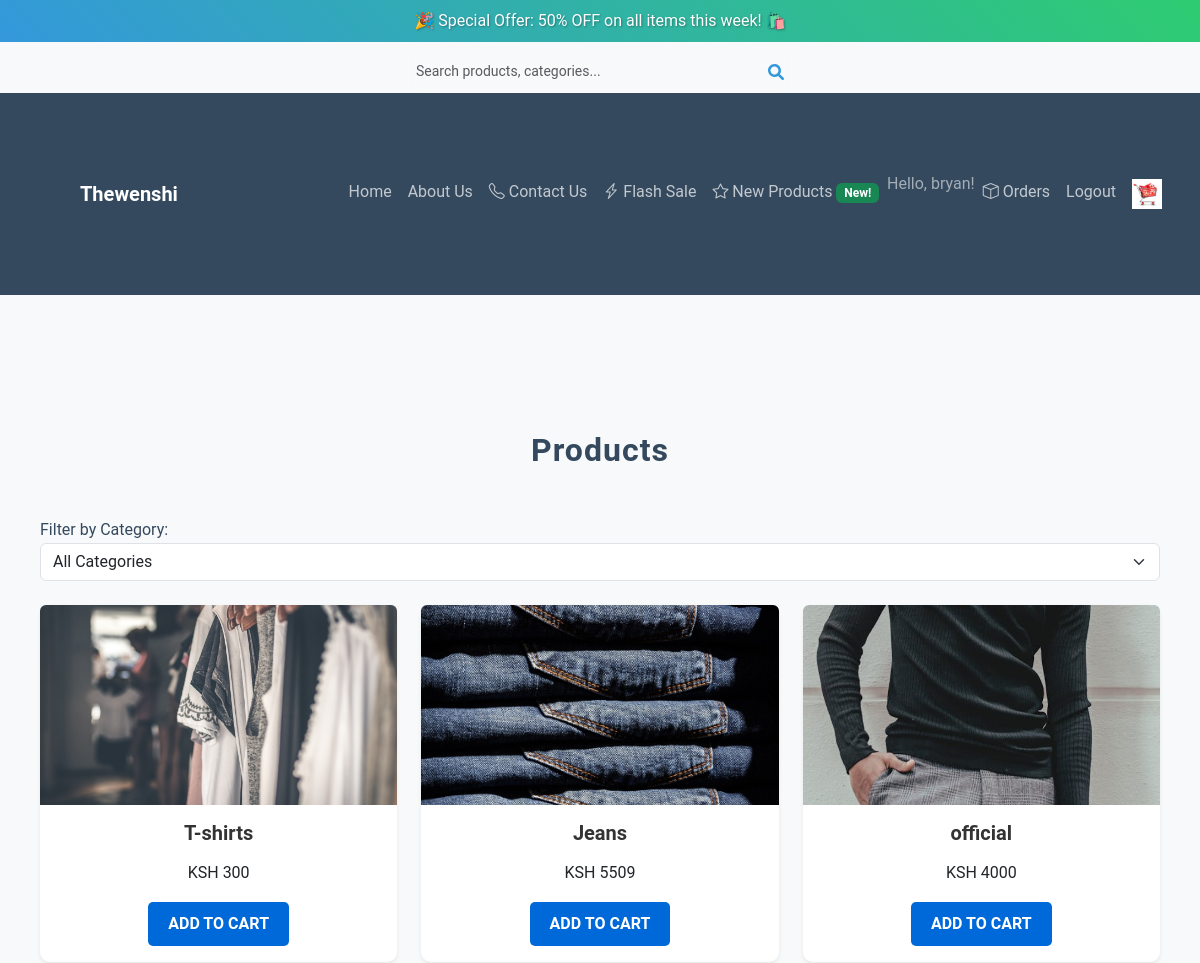
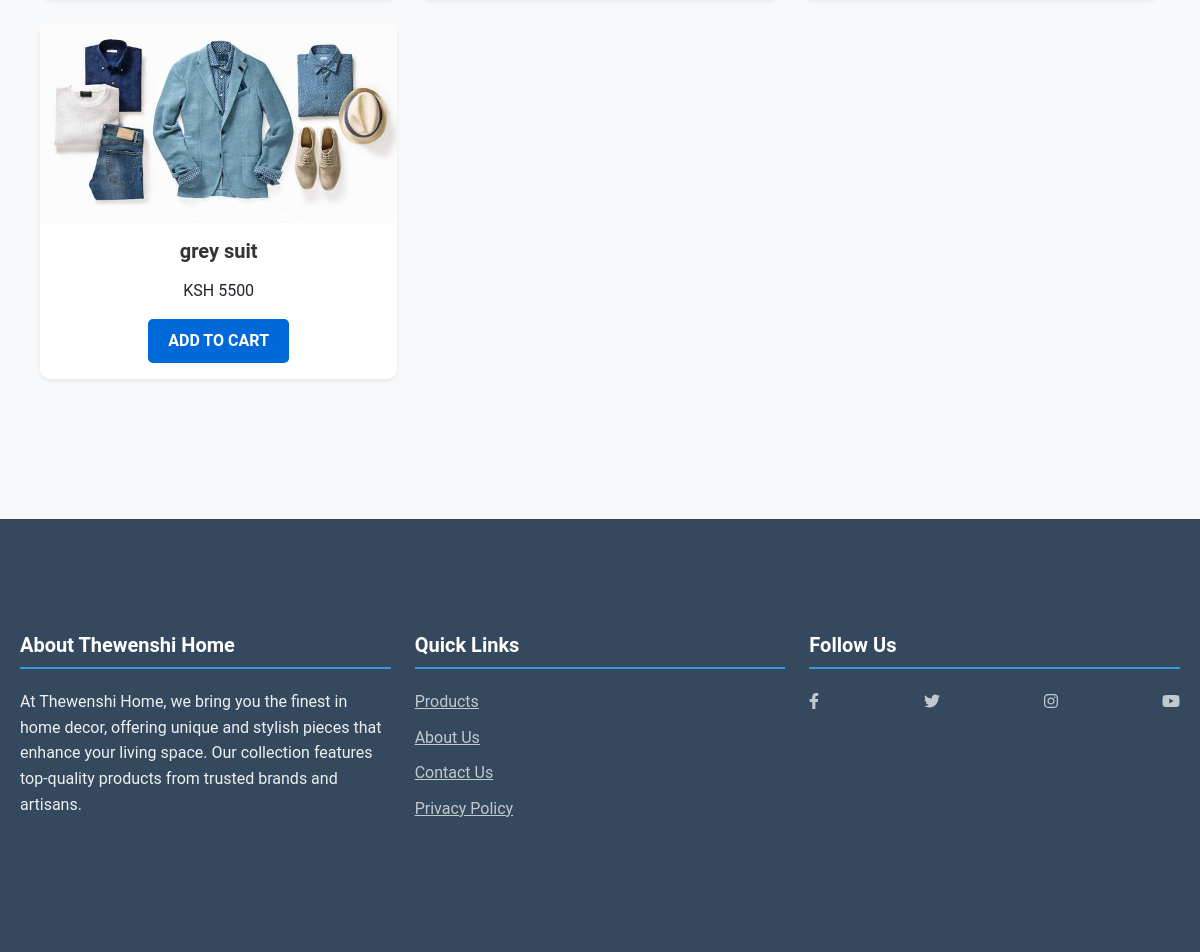
Screenshot of /products/category/1/ (signed in) with the database file from the repository (2 pictures, top to bottom).
### store/models.py (models this page shows, shortened)
class Product(models.Model):
    name = models.CharField(max_length=50)
    price = models.IntegerField()  # New price
    old_price = models.IntegerField(null=True, blank=True)  # Old price (if available)
    new_price = models.IntegerField(null=True, blank=True)  # New price (optional)
    image = models.ImageField(upload_to='products/')
    flash_sale = models.BooleanField(default=False)  # Flash sale indicator
    category = models.ForeignKey(Category, on_delete=models.CASCADE, related_name='products', null=True, blank=True)  # Link to category
    flash_sale_start_time = models.DateTimeField(null=True, blank=True)  # Start time of flash sale
    flash_sale_end_time = models.DateTimeField(null=True, blank=True)  # End time of flash sale

### store/views.py (the view)
# urls.py: path('products/', views.product_list, name='product_list'),  # Show all products
def product_list(request, category_id=None):
    categories = Category.objects.all()  # Get all categories
    if category_id:
        products = Product.objects.filter(category__id=category_id)
    else:
        products = Product.objects.all()
    return render(request, 'product_list.html', {
        'products': products,
        'categories': categories
    })

### store/templates/product_list.html (shortened to what this page needs)
{% extends 'base.html' %}
{% load static %}
{% block content %}
<link rel="stylesheet" href="{% static 'css/styles.css' %}">
<div class="container mt-5">
    <h2 class="text-center mb-5">Products</h2>
    <div class="mb-4">
        <label for="categoryFilter">Filter by Category:</label>
        <select id="categoryFilter" class="form-select">
            <option value="" selected>All Categories</option>
        </select>
    </div>
    <div class="row g-4">
        {% for product in products %}
        <div class="col-md-4 col-sm-6">
            <div class="card shadow-sm border-0 rounded-lg product-card" data-product="{{ product.id }}">
                <img src="{{ product.image.url }}" alt="{{ product.name }}" class="card-img-top rounded-top">
                <div class="card-body text-center">
                    <h5>{{ product.name }}</h5>
                    <p>KSH {{ product.price }}</p>
                    <a href="javascript:void(0)" class="btn btn-primary addtocart" data-product="{{ product.id }}">Add to Cart</a>
                </div>
            </div>
        </div>
        {% endfor %}
    </div>
</div>
{% endblock %}

### store/templates/base.html (shortened to what this page needs)
{% load static %}
<!DOCTYPE html>
<html lang="en">
<head>
    <link href="https://cdn.jsdelivr.net/npm/bootstrap@5.3.0-alpha1/dist/css/bootstrap.min.css" rel="stylesheet">
    <link href="https://cdn.jsdelivr.net/npm/bootstrap-icons/font/bootstrap-icons.css" rel="stylesheet">
    <link href="https://kit.fontawesome.com/a076d05399.js" rel="stylesheet">
    <link href="{% static 'css/custom.css' %}" rel="stylesheet">
</head>
<body>
    <div class="offer-banner-container">
        <div class="offer-banner bg-primary text-white py-2 text-center banner-slide">
            <p class="mb-0">🎉 Special Offer: 50% OFF on all items this week! 🛍️</p>
        </div>
    </div>
    <div class="search-container">
        <div class="search-bar">
            <div class="search-bar-wrapper">
                <input
                    type="text"
                    placeholder="Search products, categories..."
                    class="form-control"
                >
                <div class="search-icon">
                    <i class="fas fa-search"></i>
                </div>
            </div>
        </div>
    </div>
    <nav class="navbar navbar-expand-lg navbar-dark bg-dark sticky-top">
        <div class="container">
            <a class="navbar-brand" href="/">
                Thewenshi
            </a>
            <div class="collapse navbar-collapse" id="navbarNav">
                <ul class="navbar-nav ms-auto">
                    <li class="nav-item">
                        <a class="nav-link" href="{% url 'store' %}">Home</a>
                    </li>
                    <li class="nav-item">
                        <a class="nav-link" href="{% url 'about_us' %}">About Us</a>
                    </li>
                    <li class="nav-item">
                        <a class="nav-link" href="/contact">
                            <i class="bi bi-telephone"></i> Contact Us
                        </a>
                    </li>
                    <li class="nav-item">
                        <a class="nav-link" href="">
                            <i class="bi bi-lightning-charge"></i> Flash Sale
                        </a>
                    </li>
                    <li class="nav-item">
                        <a class="nav-link" href="">
                            <i class="bi bi-star"></i> New Products
                            <span class="badge bg-success">New!</span>
                        </a>
                    </li>
                    {% if user.is_authenticated %}
                        <li class="nav-item">
                            <span class="navbar-text">Hello, {{ user.username }}!</span>
                        </li>
                        <li class="nav-item">
                            <a class="nav-link" href="/orders">
                                <i class="bi bi-box"></i> Orders
                            </a>
                        </li>
                        <li class="nav-item">
                            <a class="nav-link" href="{% url 'logout' %}">Logout</a>
                        </li>
                    {% endif %}
                    <li class="nav-item">
                        <a class="nav-link" href="{% url 'cart'%}">
                            <img src="{% static 'images/cart.avif' %}" alt="Cart" style="width: 30px; height: auto; margin-right: 10px;">
                        </a>
                    </li>
                </ul>
            </div>
        </div>
    </nav>
    <div class="container mt-5">
        {% block content %}  {% endblock %}
    </div>
    <footer>
        <div class="container py-4">
            <div class="row">
                <div class="col-md-4">
                    <h5>About Thewenshi Home</h5>
                    <p>At Thewenshi Home, we bring you the finest in home decor, offering unique and stylish pieces that enhance your living space. Our collection features top-quality products from trusted brands and artisans.</p>
                </div>
                <div class="col-md-4">
                    <h5>Quick Links</h5>
                    <ul class="list-unstyled">
                        <li><a href="{% url 'product_list'%}">Products</a></li>
                        <li><a href="/about">About Us</a></li>
                        <li><a href="/contact">Contact Us</a></li>
                        <li><a href="/privacy">Privacy Policy</a></li>
                    </ul>
                </div>
                <div class="col-md-4">
                    <h5>Follow Us</h5>
                    <ul class="list-unstyled d-flex">
                        <li><a href="https://facebook.com"><i class="fab fa-facebook-f"></i></a></li>
                        <li><a href="https://twitter.com"><i class="fab fa-twitter"></i></a></li>
                        <li><a href="https://instagram.com"><i class="fab fa-instagram"></i></a></li>
                        <li><a href="https://youtube.com"><i class="fab fa-youtube"></i></a></li>
                    </ul>
                </div>
            </div>
        </div>
    </footer>
</body>
</html>

### store/static/css/custom.css (style rules this page uses)
:root { --primary-color: #3498db; --secondary-color: #2ecc71; --dark-color: #34495e; --light-color: #ecf0f1; --accent-color: #e74c3c; }
.offer-banner-container { position: relative; overflow: hidden; max-height: 50px; transition: max-height 0.5s ease; }
.banner-slide { position: absolute; width: 100%; top: 0; left: 0; opacity: 0; transform: translateY(-100%); transition: all 0.5s ease; z-index: 1; }
.banner-slide.active { opacity: 1; transform: translateY(0); z-index: 10; }
body { font-family: 'Nunito', sans-serif; line-height: 1.6; color: var(--dark-color); background-color: #f4f6f7; }
h1, h2, h3, h4, h5, h6 { font-weight: 700; color: var(--dark-color); margin-bottom: 15px; }
.offer-banner { background: linear-gradient(45deg, var(--primary-color), var(--secondary-color)); color: white; padding: 10px 0; text-shadow: 1px 1px 2px rgba(0,0,0,0.3); animation: pulse 2s infinite; }
.search-container { position: relative; max-width: 400px; margin: 0 auto; }
.search-bar { background-color: transparent; padding: 0; box-shadow: none; }
.search-bar-wrapper { display: flex; align-items: center; background-color: rgba(255, 255, 255, 0.1); border-radius: 30px; backdrop-filter: blur(10px); border: 1px solid rgba(255, 255, 255, 0.2); transition: all 0.3s ease; }
.search-bar input { background: transparent; border: none; width: 100%; padding: 10px 15px; color: var(--dark-color); font-size: 14px; border-radius: 30px; outline: none; }
.search-icon { color: var(--primary-color); padding: 0 15px; display: flex; align-items: center; cursor: pointer; transition: transform 0.2s ease; }
.navbar { background-color: var(--dark-color) !important; transition: all 0.3s ease; }
.navbar-brand { font-weight: 700; color: white !important; display: flex; align-items: center; }
.nav-item .nav-link { color: rgba(255,255,255,0.7) !important; transition: all 0.3s ease; position: relative; }
.nav-item .nav-link::after { content: ''; position: absolute; width: 0; height: 2px; bottom: 0; left: 0; background-color: var(--secondary-color); transition: width 0.3s; }
footer { background-color: var(--dark-color); color: var(--light-color); padding: 40px 0; }
footer h5 { color: white; border-bottom: 2px solid var(--primary-color); padding-bottom: 10px; margin-bottom: 20px; }
footer ul { padding: 0; }
footer ul li { margin-bottom: 10px; }
footer a { color: rgba(255,255,255,0.7); transition: all 0.3s ease; }
.offer-banner-container { position: relative; overflow: hidden; height: 50px; }

### store/static/css/styles.css (style rules this page uses)
.card { transition: transform 0.3s ease-in-out, box-shadow 0.3s ease; }
.btn-primary { background-color: #007bff; border-color: #007bff; font-weight: bold; text-transform: uppercase; }
.container { padding-left: 20px; padding-right: 20px; }
.card-img-top { height: 200px; object-fit: cover; }
body { font-family: Arial, sans-serif; background-color: #f9f9f9; margin: 0; padding: 0; }
.container { max-width: 1200px; margin: 50px auto; padding: 20px; }
.btn { font-size: 16px; padding: 10px 20px; border-radius: 5px; cursor: pointer; transition: all 0.3s ease; }
.btn-primary { background-color: #4CAF50; color: white; border: none; }
.d-flex { display: flex; justify-content: space-between; align-items: center; margin-top: 20px; }
body { font-family: 'Roboto', sans-serif; background-color: #f8f9fa; }
.container { max-width: 1200px; }
h2, h3 { font-weight: bold; letter-spacing: 1px; }
.product-card { transition: all 0.3s ease; border-radius: 10px; box-shadow: 0 2px 15px rgba(0, 0, 0, 0.1); }
.card-body h5 { font-size: 1.25rem; color: #333; }
.btn-primary.addtocart { background-color: #0069d9; border: none; border-radius: 5px; padding: 10px 20px; transition: background-color 0.3s ease; }

### rows the page displays
Product: image (picture), name "T-shirts", price "300"
Product: image (picture), name "Jeans", price "5509"
Product: image (picture), name "official", price "4000"
Product: image (picture), name "grey suit", price "5500"

### other values shown
{{ user.username }} "bryan"
